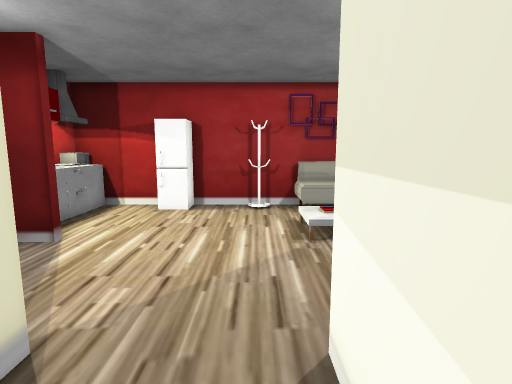
view 1 (above)

15 first-person views from a walk through a scene from a Unity 3-D project. The camera is 1.2 m above the floor, tilts 8° down and sees 80° across. The floor is counted in squares, 0.5 m on a side. Each view is taken from the middle of a square. On the plan, view 1 faces up. The plan holds only what a view shows up to about 19 squares ahead; the rest is blank. The place goes on beyond the plan. The player character is not drawn. Some animated figures are left out. Door leaves are left out, so doorways stand open. Some surface patterns are stand-ins.

view 2
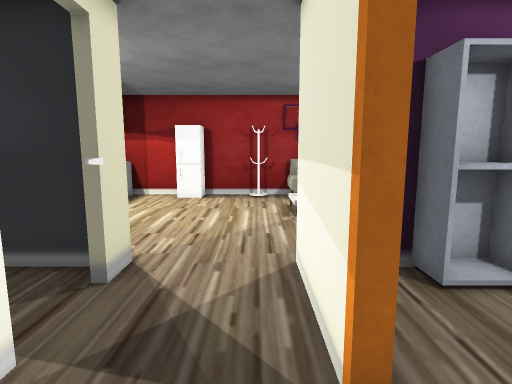

view 3
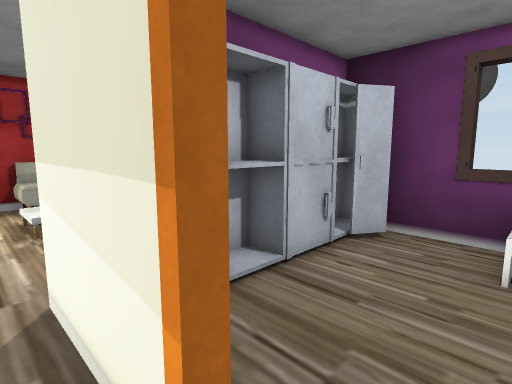

view 4
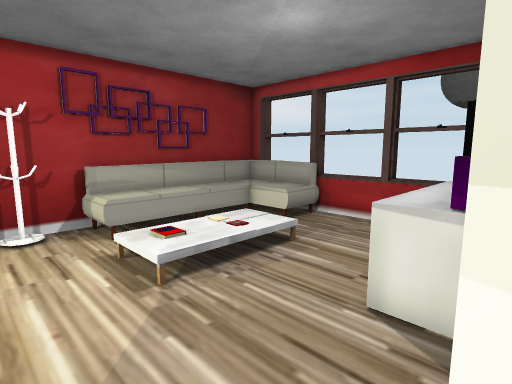

view 5
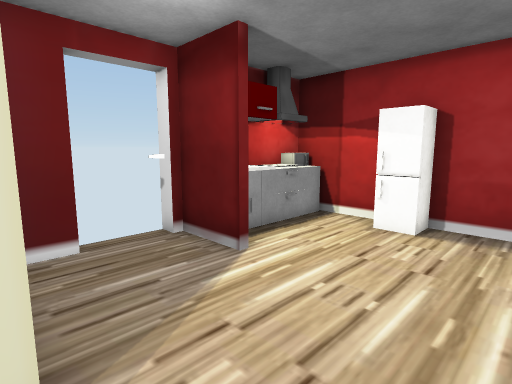

view 6
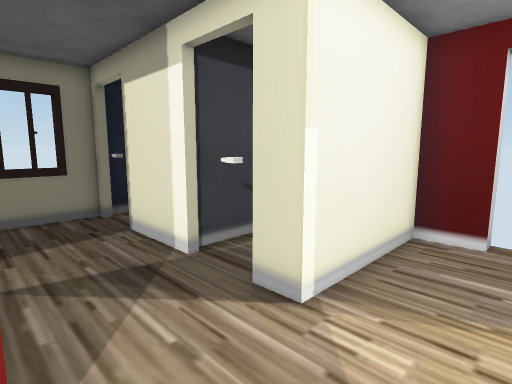

view 7
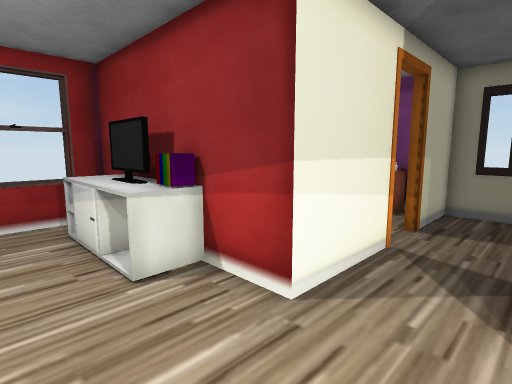

view 8
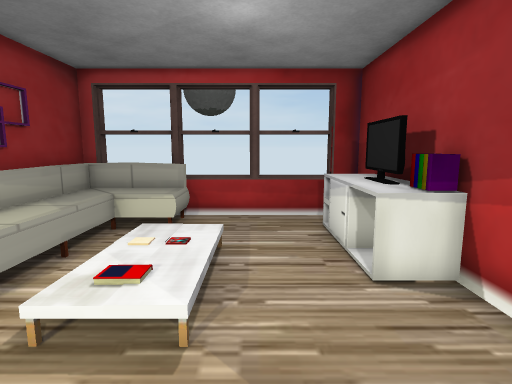

view 9
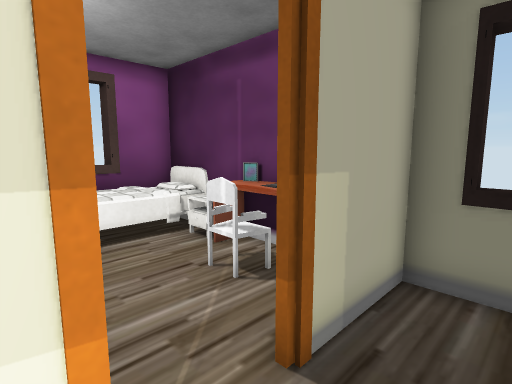

view 10
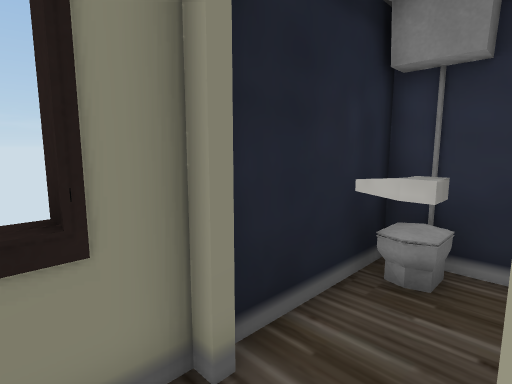

view 11
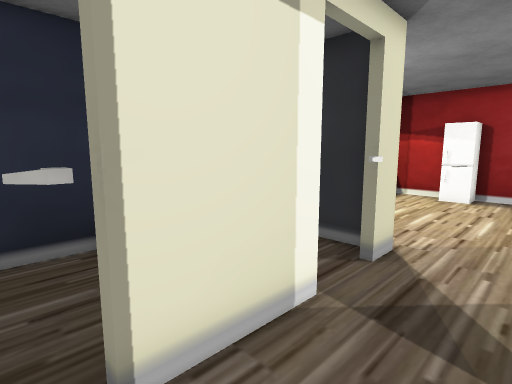

view 12
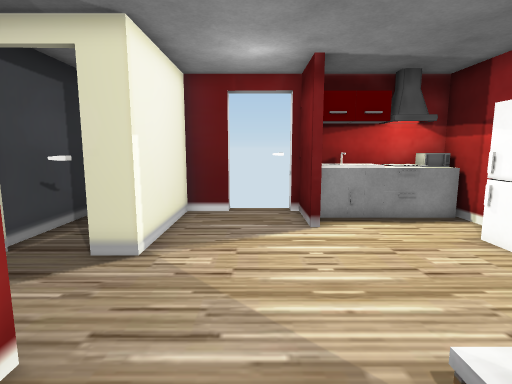

view 13
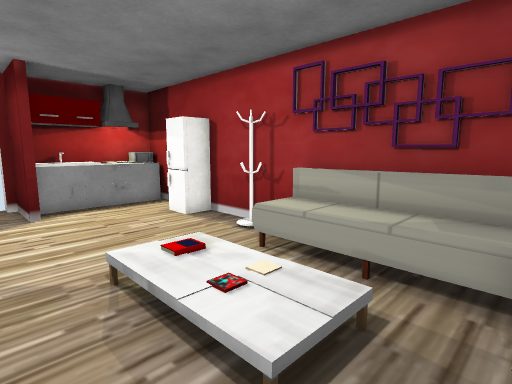

view 14
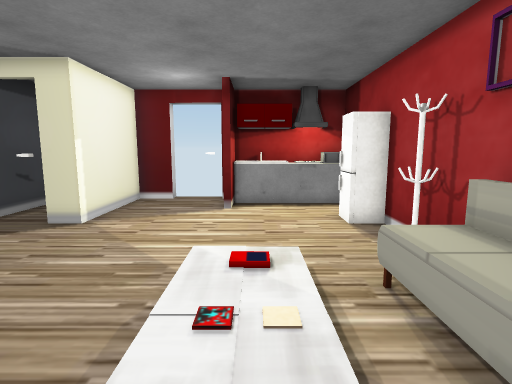

view 15
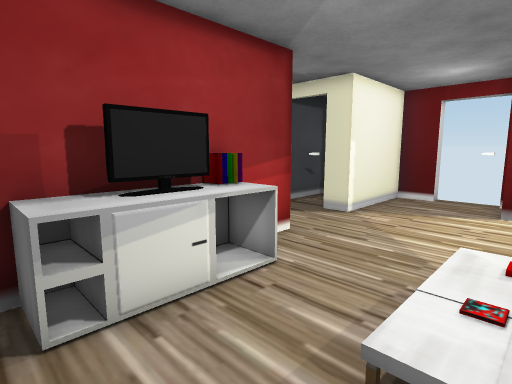

### Floor plan
Key: @ floor where view 1 was taken; # wall or solid block; x gap in a wall; . floor; / step, stairs or slope; D open door; = window, fence, low wall or low ledge; ^ raised ledge; T TV; O other object.
Columns run from 8 left of view 1 to 10 right of it. Each row starts with its distance up from view 1.
 13 #O###O####O#######
 12 OO=.OO....OOOOOO #
 11 OO=......./////O #
 10 OO .......////.O ##
  9 OO........OOOO...#
  8 ###.......OOOO...=
  7 D ...............##
  6 D................=
  5 D..........TTTTT.#
  4 #..........TTTTT ##
  3 ######...###OOOOO#
  2      D ..#.OOOOOO#
  1      D ..#......O#
  0  ####D..@#.......##
 -1  #   #...x.......^
 -2  #   #...x.....O
 -3  #...D...#.....O #
 -4  #...D#..#.O#. O #
 -5  ####D####OO## O #
 -6         ##########

Positions as (right, up) in squares from view 1, and headings:
1: (0, 0), facing up
2: (0, -3), facing up
3: (0, -2), facing up-right
4: (-1, 3), facing up-right
5: (0, 3), facing up-left
6: (1, 6), facing down-left
7: (-2, 7), facing down-right
8: (-2, 7), facing right
9: (-1, 0), facing down-right
10: (-1, -3), facing down-left
11: (0, -4), facing up-left
12: (4, 6), facing left
13: (7, 6), facing up-left
14: (7, 9), facing left
15: (8, 9), facing down-left
